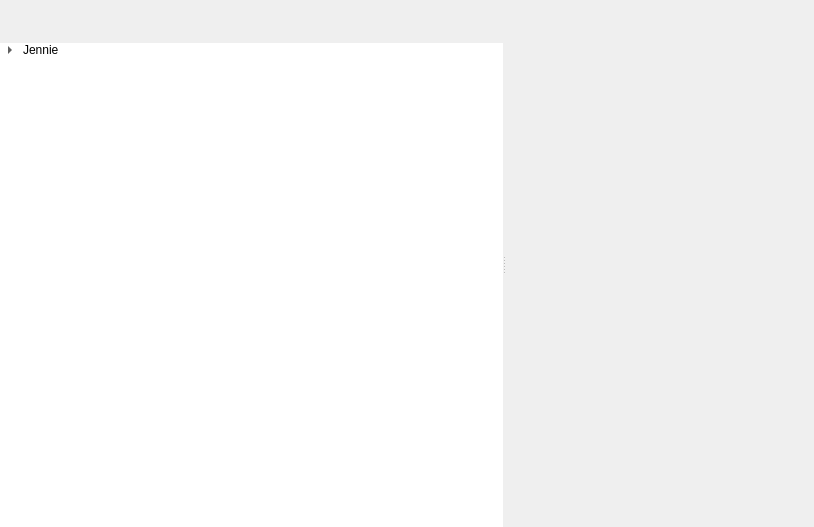
<?xml version="1.0" encoding="UTF-8"?>
<ui version="4.0">
 <class>device_hub</class>
 <widget class="QWidget" name="device_hub">
  <property name="geometry">
   <rect>
    <x>0</x>
    <y>0</y>
    <width>814</width>
    <height>527</height>
   </rect>
  </property>
  <property name="font">
   <font>
    <family>Arial</family>
   </font>
  </property>
  <property name="windowTitle">
   <string>Device Hub</string>
  </property>
  <property name="styleSheet">
   <string notr="true">#device_hub { border: 0px }</string>
  </property>
  <layout class="QGridLayout" name="device_hub_layout">
   <property name="leftMargin">
    <number>0</number>
   </property>
   <property name="topMargin">
    <number>0</number>
   </property>
   <property name="rightMargin">
    <number>0</number>
   </property>
   <property name="bottomMargin">
    <number>0</number>
   </property>
   <property name="spacing">
    <number>0</number>
   </property>
   <item row="1" column="0">
    <widget class="QSplitter" name="splitter">
     <property name="orientation">
      <enum>Qt::Horizontal</enum>
     </property>
     <property name="handleWidth">
      <number>2</number>
     </property>
     <property name="childrenCollapsible">
      <bool>false</bool>
     </property>
     <widget class="QWidget" name="verticalLayoutWidget">
      <layout class="QVBoxLayout" name="device_list_layout">
       <property name="spacing">
        <number>0</number>
       </property>
       <item>
        <widget class="QFrame" name="device_list_buttons">
         <property name="styleSheet">
          <string notr="true">#device_list_buttons { border: 0px }</string>
         </property>
         <property name="frameShape">
          <enum>QFrame::StyledPanel</enum>
         </property>
         <property name="frameShadow">
          <enum>QFrame::Raised</enum>
         </property>
         <layout class="QHBoxLayout" name="device_list_buttons_layout">
          <property name="spacing">
           <number>3</number>
          </property>
          <property name="leftMargin">
           <number>0</number>
          </property>
          <property name="topMargin">
           <number>0</number>
          </property>
          <property name="rightMargin">
           <number>0</number>
          </property>
          <property name="bottomMargin">
           <number>0</number>
          </property>
          <item>
           <widget class="QToolButton" name="refresh_devices_button">
            <property name="text">
             <string notr="true"/>
            </property>
            <property name="icon">
             <iconset resource="../../resources/resources.qrc">
              <normaloff>:/device_hub/refresh_devices_enabled</normaloff>
              <disabledoff>:/device_hub/refresh_devices_disabled</disabledoff>:/device_hub/refresh_devices_enabled</iconset>
            </property>
            <property name="iconSize">
             <size>
              <width>36</width>
              <height>36</height>
             </size>
            </property>
            <property name="autoRaise">
             <bool>true</bool>
            </property>
           </widget>
          </item>
          <item>
           <spacer name="devices_spacer">
            <property name="orientation">
             <enum>Qt::Horizontal</enum>
            </property>
            <property name="sizeHint" stdset="0">
             <size>
              <width>450</width>
              <height>20</height>
             </size>
            </property>
           </spacer>
          </item>
         </layout>
        </widget>
       </item>
       <item>
        <widget class="QTreeWidget" name="device_list">
         <property name="frameShape">
          <enum>QFrame::NoFrame</enum>
         </property>
         <property name="frameShadow">
          <enum>QFrame::Plain</enum>
         </property>
         <property name="lineWidth">
          <number>0</number>
         </property>
         <property name="uniformRowHeights">
          <bool>true</bool>
         </property>
         <attribute name="headerVisible">
          <bool>false</bool>
         </attribute>
         <column>
          <property name="text">
           <string>Device</string>
          </property>
         </column>
         <item>
          <property name="text">
           <string>Jennie</string>
          </property>
          <property name="icon">
           <iconset resource="../../resources/resources.qrc">
            <normaloff>:/device_hub/computer</normaloff>:/device_hub/computer</iconset>
          </property>
          <item>
           <property name="text">
            <string>Camera</string>
           </property>
           <property name="icon">
            <iconset resource="../../resources/resources.qrc">
             <normaloff>:/device_hub/camera</normaloff>:/device_hub/camera</iconset>
           </property>
           <item>
            <property name="text">
             <string>Hamamatsu C114400-22CU (8x0521)</string>
            </property>
            <property name="icon">
             <iconset resource="../../resources/resources.qrc">
              <normaloff>:/device_hub/camera</normaloff>:/device_hub/camera</iconset>
            </property>
           </item>
          </item>
          <item>
           <property name="text">
            <string>Light Source</string>
           </property>
           <property name="icon">
            <iconset resource="../../resources/resources.qrc">
             <normaloff>:/device_hub/lightsource</normaloff>:/device_hub/lightsource</iconset>
           </property>
          </item>
          <item>
           <property name="text">
            <string>Modulator</string>
           </property>
           <property name="icon">
            <iconset resource="../../resources/resources.qrc">
             <normaloff>:/device_hub/modulator</normaloff>:/device_hub/modulator</iconset>
           </property>
          </item>
          <item>
           <property name="text">
            <string>Motion</string>
           </property>
           <property name="icon">
            <iconset resource="../../resources/resources.qrc">
             <normaloff>:/device_hub/motion</normaloff>:/device_hub/motion</iconset>
           </property>
          </item>
          <item>
           <property name="text">
            <string>Sensor</string>
           </property>
           <property name="icon">
            <iconset resource="../../resources/resources.qrc">
             <normaloff>:/device_hub/sensor</normaloff>:/device_hub/sensor</iconset>
           </property>
          </item>
          <item>
           <property name="text">
            <string>Sequencer</string>
           </property>
           <property name="icon">
            <iconset resource="../../resources/resources.qrc">
             <normaloff>:/device_hub/sequencer</normaloff>:/device_hub/sequencer</iconset>
           </property>
          </item>
         </item>
        </widget>
       </item>
      </layout>
     </widget>
     <widget class="QWidget" name="verticalLayoutWidget_2">
      <layout class="QVBoxLayout" name="property_editor_layout">
       <property name="spacing">
        <number>0</number>
       </property>
       <item>
        <widget class="QFrame" name="property_editor_buttons">
         <property name="styleSheet">
          <string notr="true">#property_editor_buttons { border: 0px }</string>
         </property>
         <property name="frameShape">
          <enum>QFrame::StyledPanel</enum>
         </property>
         <property name="frameShadow">
          <enum>QFrame::Raised</enum>
         </property>
         <layout class="QHBoxLayout" name="property_editor_buttons_layout">
          <property name="spacing">
           <number>3</number>
          </property>
          <property name="leftMargin">
           <number>0</number>
          </property>
          <property name="topMargin">
           <number>0</number>
          </property>
          <property name="rightMargin">
           <number>0</number>
          </property>
          <property name="bottomMargin">
           <number>0</number>
          </property>
          <item>
           <widget class="QToolButton" name="refresh_properties_button">
            <property name="text">
             <string notr="true"/>
            </property>
            <property name="icon">
             <iconset resource="../../resources/resources.qrc">
              <normaloff>:/device_hub/refresh_properties_enabled</normaloff>
              <disabledoff>:/device_hub/refresh_properties_disabled</disabledoff>:/device_hub/refresh_properties_enabled</iconset>
            </property>
            <property name="iconSize">
             <size>
              <width>36</width>
              <height>36</height>
             </size>
            </property>
            <property name="autoRaise">
             <bool>true</bool>
            </property>
           </widget>
          </item>
          <item>
           <spacer name="properties_spacer">
            <property name="orientation">
             <enum>Qt::Horizontal</enum>
            </property>
            <property name="sizeHint" stdset="0">
             <size>
              <width>260</width>
              <height>20</height>
             </size>
            </property>
           </spacer>
          </item>
         </layout>
        </widget>
       </item>
       <item>
        <widget class="ParameterTree" name="property_editor" native="true">
         <property name="sizePolicy">
          <sizepolicy hsizetype="Preferred" vsizetype="Preferred">
           <horstretch>0</horstretch>
           <verstretch>1</verstretch>
          </sizepolicy>
         </property>
        </widget>
       </item>
      </layout>
     </widget>
    </widget>
   </item>
  </layout>
 </widget>
 <customwidgets>
  <customwidget>
   <class>ParameterTree</class>
   <extends>QWidget</extends>
   <header>pyqtgraph.parametertree</header>
   <container>1</container>
  </customwidget>
 </customwidgets>
 <resources>
  <include location="../../resources/resources.qrc"/>
 </resources>
 <connections/>
</ui>
